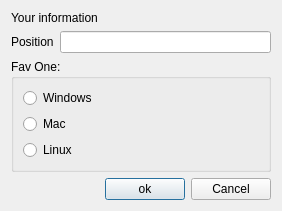
<?xml version="1.0" encoding="UTF-8"?>
<ui version="4.0">
 <class>Dialog</class>
 <widget class="QDialog" name="Dialog">
  <property name="geometry">
   <rect>
    <x>0</x>
    <y>0</y>
    <width>282</width>
    <height>205</height>
   </rect>
  </property>
  <property name="windowTitle">
   <string>Dialog</string>
  </property>
  <layout class="QVBoxLayout" name="verticalLayout_2">
   <item>
    <widget class="QLabel" name="label">
     <property name="text">
      <string>Your information</string>
     </property>
    </widget>
   </item>
   <item>
    <layout class="QHBoxLayout" name="horizontalLayout">
     <item>
      <widget class="QLabel" name="label_2">
       <property name="text">
        <string>Position</string>
       </property>
      </widget>
     </item>
     <item>
      <widget class="QLineEdit" name="lineEdit"/>
     </item>
    </layout>
   </item>
   <item>
    <widget class="QGroupBox" name="groupBox">
     <property name="title">
      <string>Fav One:</string>
     </property>
     <layout class="QVBoxLayout" name="verticalLayout">
      <item>
       <widget class="QRadioButton" name="radioButton">
        <property name="text">
         <string>Windows</string>
        </property>
       </widget>
      </item>
      <item>
       <widget class="QRadioButton" name="radioButton_2">
        <property name="text">
         <string>Mac</string>
        </property>
       </widget>
      </item>
      <item>
       <widget class="QRadioButton" name="radioButton_3">
        <property name="text">
         <string>Linux</string>
        </property>
       </widget>
      </item>
     </layout>
    </widget>
   </item>
   <item>
    <layout class="QHBoxLayout" name="horizontalLayout_2">
     <item>
      <spacer name="horizontalSpacer">
       <property name="orientation">
        <enum>Qt::Horizontal</enum>
       </property>
       <property name="sizeHint" stdset="0">
        <size>
         <width>40</width>
         <height>20</height>
        </size>
       </property>
      </spacer>
     </item>
     <item>
      <widget class="QPushButton" name="pushButton">
       <property name="text">
        <string>ok</string>
       </property>
      </widget>
     </item>
     <item>
      <widget class="QPushButton" name="pushButton_2">
       <property name="text">
        <string>Cancel</string>
       </property>
      </widget>
     </item>
    </layout>
   </item>
  </layout>
 </widget>
 <resources/>
 <connections/>
</ui>
